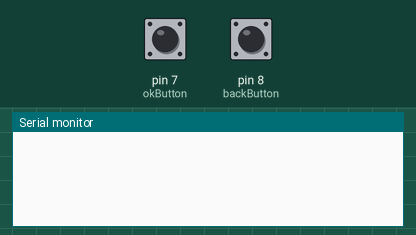
The sketch below on a simulated Arduino Uno, built with avr-gcc and run on an emulated ATmega328P. On the bench: the last lines printed to the serial monitor. The inputs (shaded band) are chosen by the test bench; at power-on: pin 7 (okButton) HIGH, pin 8 (backButton) HIGH.

Above: at 1.2 s.
1.3 s: pin 7 (okButton) pulled LOW for 0.15 s
At 2.0 s:
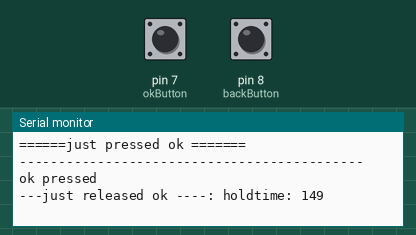
2.9 s: pin 8 (backButton) pulled LOW for 0.15 s
At 3.6 s:
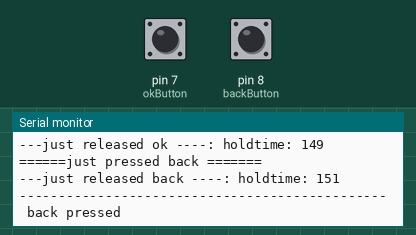
4.5 s: pin 7 (okButton) pulled LOW for 1 s
At 4.8 s:
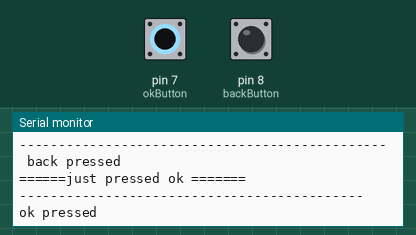
7.0 s: pin 8 (backButton) pulled LOW for 1 s
At 7.8 s:
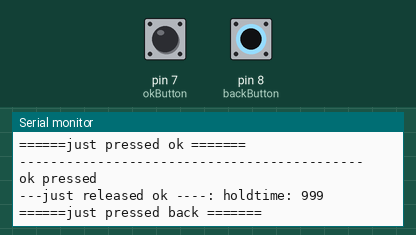

Measured:
- after the input at 1.3 s, the serial monitor: prints a new line at once (image 1)
- after the input at 2.9 s, the serial monitor: prints a new line at once (image 2)
- after the input at 4.5 s, the serial monitor: prints a new line at once (image 3)
- after the input at 7.0 s, the serial monitor: prints a new line at once (image 4)

The sketch:

buttonDebounceTest.ino
```cpp
/*
Date: May 25th 2024
Description: test buttons and button debouncing
make sure one button press isn't misinterpreted as multiple bounces
reusing some code from morse code project

*/


const int okButton = 7;
const int backButton = 8;


// button variables
const bool serialEnabled = 1;
long unsigned currentTime = 0;
const int debounceDelay = 10;
long okLastDetection = 0;
int okButtonState = 1; // initialize these to unpressed
int okLastButtonState = 1;
bool okPressed = 1;
unsigned long okStartPressed = 0;
unsigned long okEndPressed = 0;
unsigned long okHoldTime = 0;
unsigned long okIdleTime = 0;
long backLastDetection;
int backButtonState = 1;  // initialize these to unpressed
int backLastButtonState = 1;
bool backPressed = 1;
unsigned long backStartPressed = 0;
unsigned long backEndPressed = 0;
unsigned long backHoldTime = 0;
unsigned long backIdleTime = 0;
bool okJustChanged = 0;
bool backJustChanged = 0;

// function prototypes
void buttonState();

void setup() {

  pinMode(okButton, INPUT_PULLUP);
  pinMode(backButton, INPUT_PULLUP);

 if (serialEnabled){
  Serial.begin(9600);
  Serial.println();
  Serial.println();
  Serial.println();
  Serial.println();
 }

}

void loop() {
  buttonState();
  if (okJustChanged && okButtonState == 0){
    if (serialEnabled) Serial.println("-------------------------------------------- ok pressed ");
  }
  if (backButtonState == 1 && backJustChanged){
    if (serialEnabled) Serial.println("----------------------------------------------- back pressed ");
  }

}


void buttonState(){
  int okReading = digitalRead(okButton);
  int backReading = digitalRead(backButton);

  if (okButtonState != okLastButtonState){
    okLastDetection = millis();
  }

  if (backButtonState != backLastButtonState){
    backLastDetection = millis();
  }


  // only accept the change in button state after debounce time
  if ( (millis() - okLastDetection) > debounceDelay ){
    okButtonState = okReading;
  }

  // only accept the change in button state after debounce time
  if ( (millis() - backLastDetection) > debounceDelay ){
    backButtonState = backReading;
  }


  // if the button is pressed or released
  if (okButtonState != okLastButtonState)
  {

    // if the button is just pressed
    if (okButtonState == 0)
    {
      okStartPressed = millis();
      if (okButtonState == 0 && okPressed == 1)
      {
        if (serialEnabled) Serial.println("======just pressed ok =======");
      }
      okPressed = 0;
      okJustChanged = 1;

    }


    // if the button is just released
    else if (okButtonState == 1)
    {

      okEndPressed = millis();
      okHoldTime = okEndPressed - okStartPressed;
      if (okButtonState == 1 && okPressed == 0)
      {
        if (serialEnabled) {
          Serial.print("---just released ok ----: holdtime: ");
          Serial.println(okHoldTime);
        }
      }
      okJustChanged = 1;
      okPressed = 1;
    }


  }
  else {
    okJustChanged = 0;
  }

  // if the back button is pressed or released
  if (backButtonState != backLastButtonState)
  {

    // if the button is just pressed
    if (backButtonState == 0)
    {
      backStartPressed = millis();
      if (backButtonState == 0 && backPressed == 1)
      {
        if (serialEnabled) Serial.println("======just pressed back =======");
      }
      backJustChanged = 1;
      backPressed = 0;

    }


    // if the button is just released
    else if (backButtonState == 1)
    {

      backEndPressed = millis();
      backHoldTime = backEndPressed - backStartPressed;
      if (backButtonState == 1 && backPressed == 0)
      {
        if (serialEnabled){
          Serial.print("---just released back ----: holdtime: ");
          Serial.println(backHoldTime);
        }

      }

      backJustChanged = 1;
      backPressed = 1;
    }

    else {
      okJustChanged = 0;
      backJustChanged = 0;
    }


  }

  else {
    backJustChanged = 0;
  }


  okLastButtonState = okReading;
  backLastButtonState = backReading;


}
```
